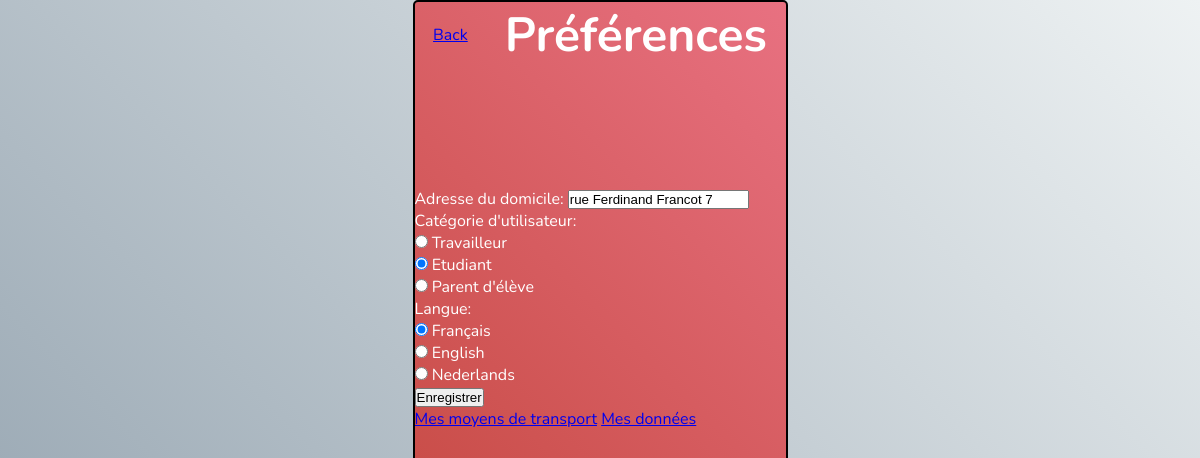
Page /preferences/ (signed in) on the earlier database version.
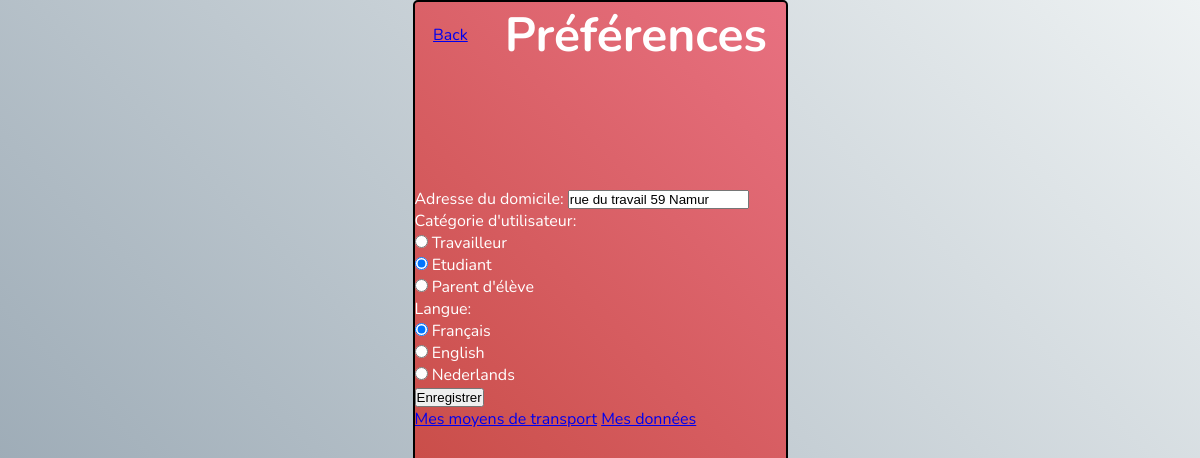
Same page on the later database version.
### app/models.py (models this page shows)
class UserSettings(models.Model):
    user = models.OneToOneField(User, primary_key=True, on_delete=models.CASCADE)
    home = models.CharField(max_length=255)
    category = models.CharField(max_length=255)
    langue = models.CharField(max_length=255)

### app/views.py (the view)
# urls.py: path('preferences/', views.preferences, name="preferences"),
@login_required
def preferences(request):
    if request.method == 'POST':
        form = SaveSettingsForm(request.POST)
        if form.is_valid():
            home = form.cleaned_data.get('home')
            category = form.cleaned_data.get('category')
            langue = form.cleaned_data.get('langue')
            settings = UserSettings(home=home, category=category, langue=langue, user=request.user)
            settings.save()
        template = loader.get_template('app/preferences.html')
        return HttpResponse(template.render({'form': form}, request))
    else:
        try:
            user = UserSettings.objects.get(user=request.user)
            form = SaveSettingsForm({
                'home': user.home,
                'category': user.category,
                'langue': user.langue
            })
        except UserSettings.DoesNotExist:
            form = SaveSettingsForm()
        template = loader.get_template('app/preferences.html')
        return HttpResponse(template.render({'form': form}, request))

### app/forms.py
class SaveSettingsForm(forms.Form):
    CHOICES_category = [
        ('travailleur', 'Travailleur'),
        ('student', 'Etudiant'),
        ('parent', "Parent d'élève")
    ]
    CHOICES_langue = [
        ('french', 'Français'),
        ('english', 'English'),
        ('nederlands', "Nederlands")
    ]
    home = forms.CharField(label="Adresse du domicile")
    category = forms.ChoiceField(choices=CHOICES_category, widget=forms.RadioSelect, label="Catégorie d'utilisateur")
    langue = forms.ChoiceField(choices=CHOICES_langue, widget=forms.RadioSelect, label="Langue")

### app/templates/app/preferences.html (shortened to what this page needs)
{% extends 'layouts/base.html' %}
{% block content %}
<header>
    <a href="/profile/">Back</a>
    <h1>Préférences</h1>
</header>
<div class="container">
    <div class="settings">
        <form method="POST">
            {{ form.as_p }}
            <input type="submit" value="Enregistrer">
        </form>
    </div>
    <div class="infos">
        <a href="#">Mes moyens de transport</a>
        <a href="#">Mes données</a>
    </div>
</div>
{% endblock %}

Differences in the rows shown:
changed UserSettings "☐ Catégorie d'utilisateur: ☑ Etudiant ☐ Parent d'élève": home "rue Ferdinand Francot 7" → "rue du travail 59 Namur"
